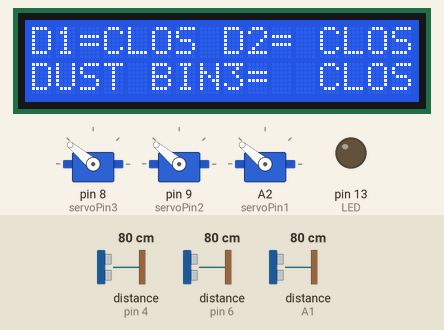
The sketch below on a simulated Arduino Uno, built with avr-gcc and run on an emulated ATmega328P. On the bench: 16×2 character LCD, 3 × servo, output pins drawn as LEDs (lit = HIGH). Wiring (inferred from the names in the program): 3 × ultrasonic range finder: trigger pin 3, echo pin 4 / trigger pin 5, echo pin 6 / trigger A0, echo A1. Dashed ring = blinking. The test bench sets the inputs (shaded band); at power-on: distance to the obstacle (sensors on pin 4, pin 6, A1) 80 cm. The echo pulse lasts 58.3 µs per cm; pins used as bus, display or sensor lines are not drawn; what the sketch prints to the serial monitor is not drawn.

Above: at 3.2 s.
3.3 s: distance to the obstacle (sensor on pin 4) set to 13 cm
6.3 s: distance to the obstacle (sensor on pin 4) set to 10 cm
At 7.2 s:
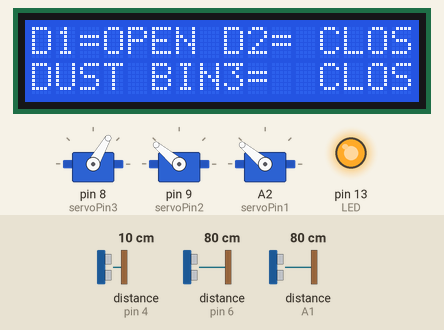
At 8.79 s:
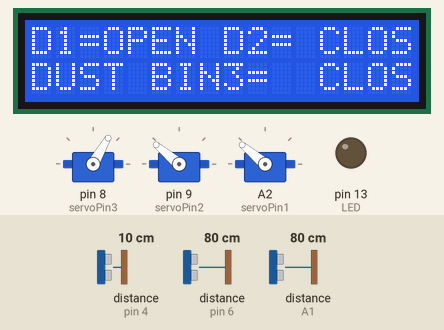
9.3 s: distance to the obstacle (sensor on pin 6) set to 13 cm
12.3 s: distance to the obstacle (sensor on pin 6) set to 9 cm
At 14.6 s:
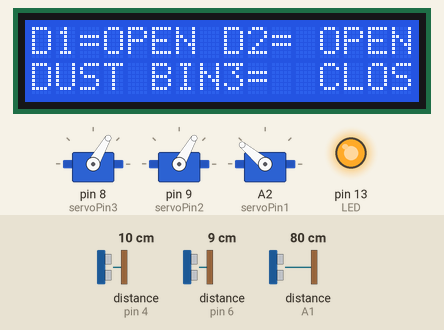
14.9 s: distance to the obstacle (sensor on A1) set to 13 cm
17.9 s: distance to the obstacle (sensor on A1) set to 10 cm
At 20.7 s:
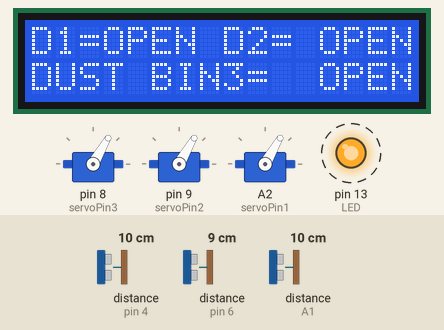
Timing chart, 0 to 25.5 s (numbered marks = the images above; inputs shaded):
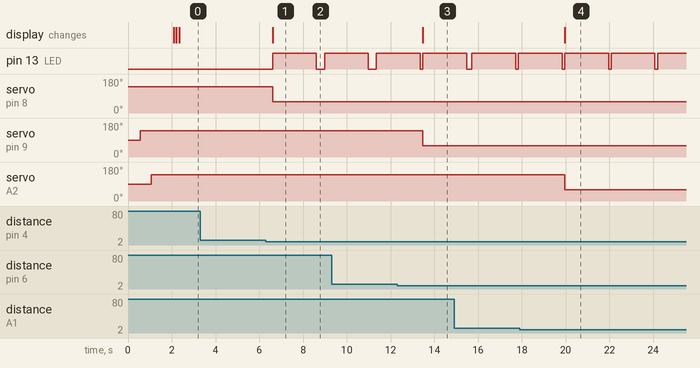

Measured:
- the behaviour switches between 12 and 11 cm on distance to the obstacle (sensor on pin 4) (found by bisection; images 0 and 1)
- the behaviour switches between 12 and 11 cm on distance to the obstacle (sensor on pin 6) (found by bisection; images 2 and 3)
- the behaviour switches between 12 and 11 cm on distance to the obstacle (sensor on A1) (found by bisection; images 3 and 4)
- after the input at 3.3 s, every drawn part: stays the same
- after the input at 6.3 s, pin 13 (LED): LOW → HIGH after 0.30 s, → LOW 2.0 s later, → HIGH 0.37 s later; servo on pin 8 (servoPin3): 140° → 60° after 0.30 s; the display: changes after 0.30 s (image 1)
- after the input at 12.3 s, servo on pin 9 (servoPin2): 140° → 60° after 1.2 s; the display: changes after 1.2 s (image 3)
- after the input at 17.9 s, servo on A2 (servoPin1): 140° → 60° after 2.1 s; the display: changes after 2.1 s (image 4)

The sketch:

Open_and_LCD.ino
```cpp
#include <SoftwareSerial.h>
#include <Servo.h>
#include <LCD_I2C.h>
LCD_I2C lcd(0x27, 16, 2);

#define trigPin3 A0
#define echoPin3 A1
#define trigPin2 5
#define echoPin2 6
#define trigPin1 3
#define echoPin1 4
#define LED 13

int servoPin1 = A2;
int servoPin2 = 9;
int servoPin3 = 8;
int servo_state ;
Servo Servo1;Servo Servo2;Servo Servo3;
long duration1, distance1, UltraSensor1;
long duration2, distance2, UltraSensor2;
long duration3, distance3, UltraSensor3;

void setup(){
   lcd.begin();
   lcd.backlight();
Serial.begin(9600);
pinMode(trigPin1, OUTPUT);
pinMode(echoPin1, INPUT);
pinMode(trigPin2, OUTPUT);
pinMode(echoPin2, INPUT);
pinMode(trigPin3, OUTPUT);
pinMode(echoPin3, INPUT);
pinMode(LED, OUTPUT);
pinMode(servoPin1, OUTPUT);
Servo1.attach(servoPin3);
Servo2.attach(servoPin2);
Servo3.attach(servoPin1);
Servo1.write(140);
delay(500);
Servo2.write(140);
delay(500);
Servo3.write(140);
delay(500);
digitalWrite(13, LOW);
delay(500);

}

void loop() {
openBin();
ultra_1();
ultra_2();
ultra_3();
}
/////////////////////////////////////////////////////////////////////////////////
void openBin() {
  if (Serial.available()>1) {
    int position = Serial.parseInt();
    if (position == 1) {
      Servo1.write(140);
      Servo2.write(0);
      Servo3.write(0);
    } else if (position == 2) {
      Servo1.write(0);
      Servo2.write(140);
      Servo3.write(0);
    } else if (position == 3) {
      Servo1.write(0);
      Servo2.write(0);
      Servo3.write(140);
    }
  }
}
/////////////////////////////////////////////////////////////////////////////////
void ultra_1()
{

digitalWrite(trigPin1, LOW);
delayMicroseconds(2);
digitalWrite(trigPin1, HIGH);
delayMicroseconds(10); //
digitalWrite(trigPin1, LOW);
duration1 = pulseIn(echoPin1, HIGH);
distance1= (duration1/2) / 29.1;
delay(10);
UltraSensor1 = distance1;
if(UltraSensor1 <=10 && UltraSensor1 !=0)
{
lcd.setCursor(0, 0);
lcd.print("D1=");
lcd.setCursor(3, 0);
lcd.print("OPEN");
digitalWrite(13,HIGH);
Serial.println("distance1");
Serial.print(distance1);
Servo1.write(60);
delay(2000);
digitalWrite(13, LOW);

}
else
{
lcd.setCursor(0, 0);
lcd.print("D1=");
lcd.setCursor(3, 0);
lcd.print("CLOS");
digitalWrite(13, LOW);
Serial.println("distance1");
Serial.print(distance1);
Servo1.write(140);
}
delay(100);
}
///////////////////////////////////////////////////////////////////////////////
void ultra_2()
{
digitalWrite(trigPin2, LOW);
delayMicroseconds(2);
digitalWrite(trigPin2, HIGH);
delayMicroseconds(10); //
digitalWrite(trigPin2, LOW);
duration2 = pulseIn(echoPin2, HIGH);
distance2= (duration2/2) / 29.1;
delay(10);
UltraSensor2 = distance2;
if(UltraSensor2 <=10 && UltraSensor2 !=0)
{
lcd.setCursor(8, 0);
lcd.print("D2=");
lcd.setCursor(12, 0);
lcd.print("OPEN");
digitalWrite(13,HIGH);
Serial.println("distance2");
Serial.print(distance2);
Servo2.write(60);
delay(2000);
digitalWrite(13, LOW);
}
else
{
lcd.setCursor(8, 0);
lcd.print("D2=");
lcd.setCursor(12, 0);
lcd.print("CLOSE");
digitalWrite(13, LOW);
Serial.println("distance2");
Serial.print(distance2);
Servo2.write(140);
}
delay(100);
}
////////////////////////////////////////////////////////////////
void ultra_3()
{

digitalWrite(trigPin3, LOW);
delayMicroseconds(2);
digitalWrite(trigPin3, HIGH);
delayMicroseconds(10); //
digitalWrite(trigPin3, LOW);
duration3 = pulseIn(echoPin3, HIGH);
distance3= (duration3/2) / 29.1;
delay(10);
UltraSensor3 = distance3;
if(UltraSensor3 <=10 && UltraSensor3 !=0)
{
lcd.setCursor(0, 1);
lcd.print("DUST BIN3=");
lcd.setCursor(12, 1);
lcd.print("OPEN");
digitalWrite(13,HIGH);
Serial.println("distance3");
Serial.print(distance3);
Servo3.write(60);
delay(2000);
digitalWrite(13, LOW);
}
else
{
lcd.setCursor(0, 1);
lcd.print("DUST BIN3=");
lcd.setCursor(12, 1);
lcd.print("CLOSE");
digitalWrite(13, LOW);
Serial.println("distance3");
Serial.print(distance3);
Servo3.write(140);
}
delay(100);
}
```
